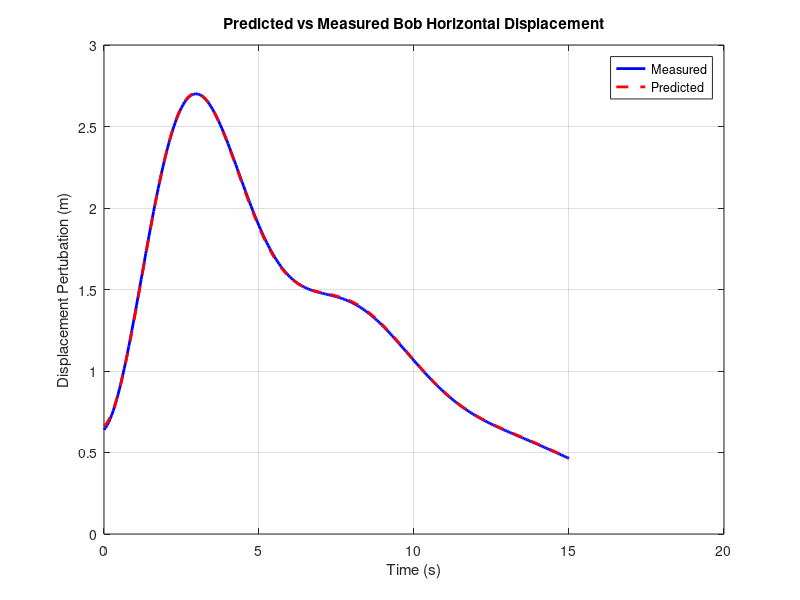
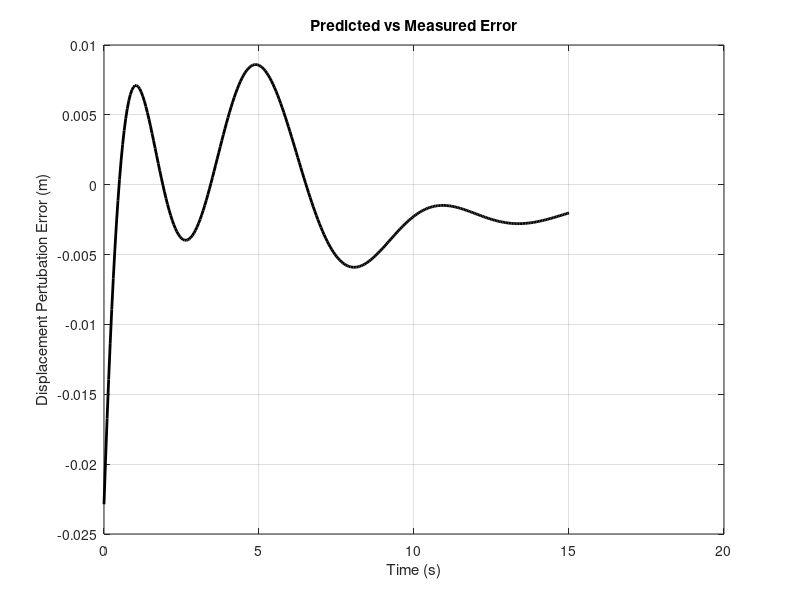

These figures' MATLAB source, in order:
%% Problem 1
% Author: Thomas Dunnington
% Modified: 10/10/2024
close all; clear; clc;

% Constants
g = 9.81;
l = 1.85;
m = 2;
M = 4;
dt = 0.05;

% Linear LTI system
A = [0,1,0,0; 0,0,m*g/M,0; 0,0,0,1; 0,0,g*(M+m)/(l*M),0];
B = [0; 1/M; 0; 1/(M*l)];
C = [1, 0, -l, 0];
D = [0];

% Convert to DT
Ahat = [A, B; zeros(1, 5)];

% Matrix Exponential
exp_mat = expm(Ahat*dt);

% Discrete time system 
F = exp_mat(1:4,1:4);
G = exp_mat(1:4,5);
H = C;
M = D;

% Eigenvalues of F
[~, vals] = eig(F);

% Observability matrix
O = obsv(F,H);

% Load data
load('midterm1problem1data.mat');

% Construct matrices for estimation
Y = yNLhist;
Hbig = [];
for i = 1:length(Y)
    Hbig(i, :) = H * (F - G*Kc)^(i-1); 
end

% Least squares estimatino
xbar_0 = inv(Hbig' * Hbig) * Hbig' * Y;

% Calculate predicted sequence
x_k = xbar_0';
yk = zeros(length(thist), 1);
for i = 1:length(thist)
    t = thist(i);
    yk(i) = H*x_k(i,:)';
    x_k(i+1, :) = (F - G*Kc)*x_k(i, :)';
end

% Calculate error between the predicted and measured values
error = Y - yk;

% Plot the predicted and measured values
figure();
plot(thist, Y, 'LineWidth', 2, 'Color', 'b');
hold on;
grid on;
plot(thist, yk, 'LineWidth', 2, 'Color', 'r', 'LineStyle', '--');

xlabel('Time (s)');
ylabel('Displacement Pertubation (m)')
title('Predicted vs Measured Bob Horizontal Displacement')
legend('Measured', 'Predicted')

% Plot the error in predicted versus measured
figure();
plot(thist, error, 'linewidth', 2, 'color', 'k');
grid on;

xlabel('Time (s)');
ylabel('Displacement Pertubation Error (m)')
title('Predicted vs Measured Error')
